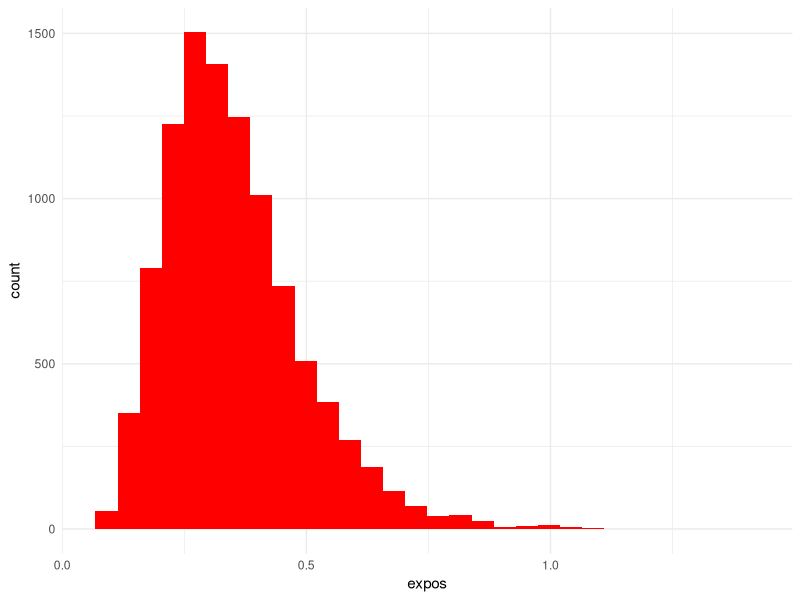
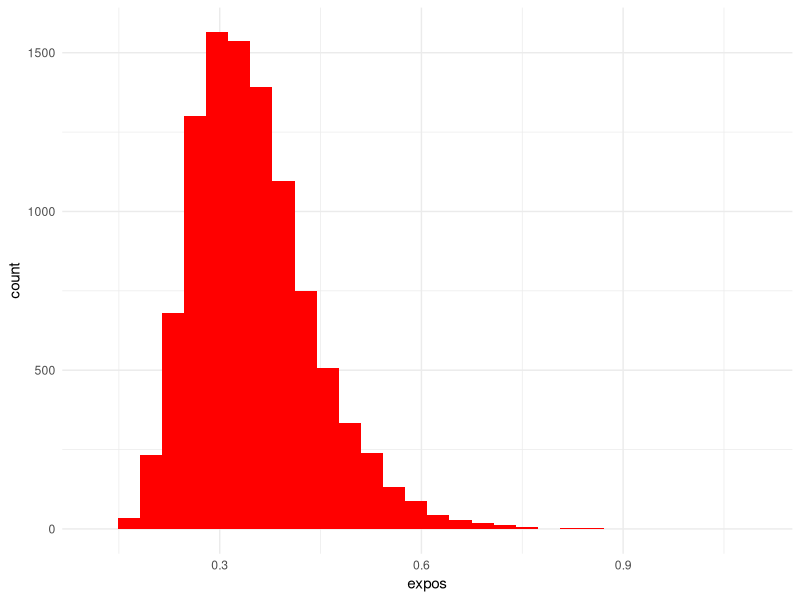
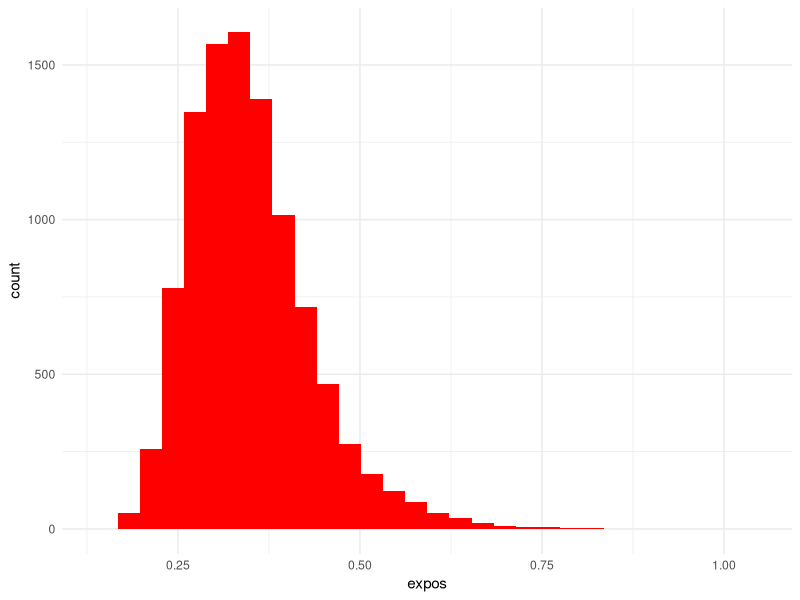
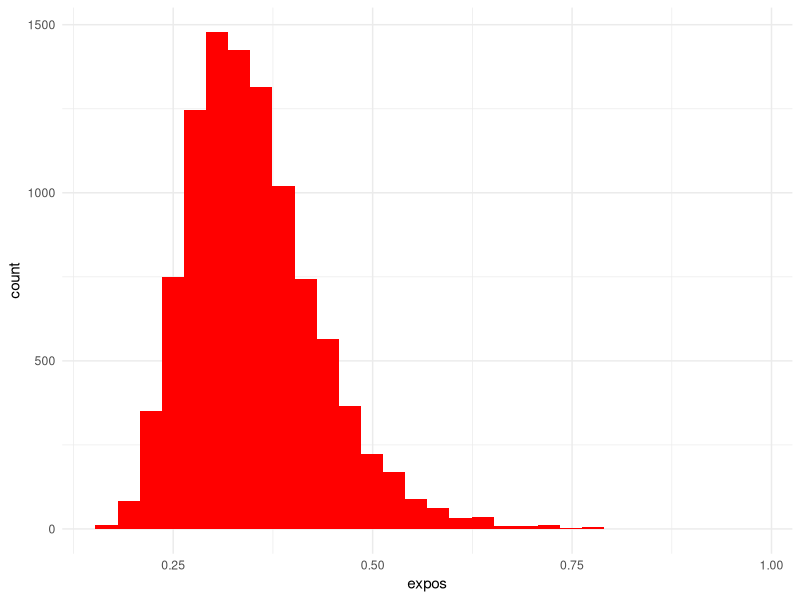
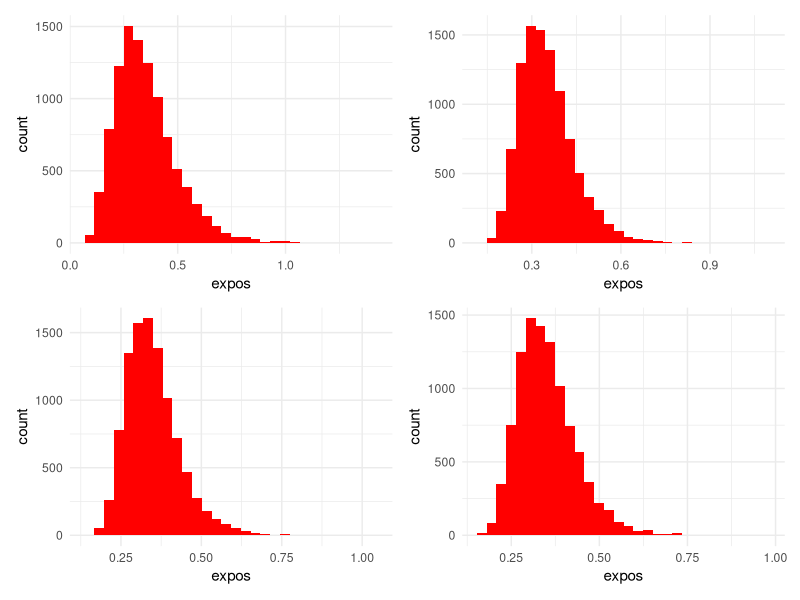

The R script that drew these images, in order: (Note: this script raises an error after producing the figures.)
## ---- chunk 1

library(dplyr)
library(ggplot2)
library(patchwork)
set.seed(12345)
## ---- chunk 2
m <- 20
n <- 10

results <- c()
for(i in 1:10000){
  Y <- sum(rexp(m, rate=1/15))
  X <- sum(rexp(n, rate=0.2))
  Te <- ((1/n)*X)/((1/m)*Y)
  results <- c(results, Te)
}

# convertimos en un dataframe para graficar en ggplot2
df <- data.frame(expos = results)
densidadexp10 <- ggplot(df) +
  geom_histogram(aes(x = expos), fill = "red", size = 1) +
  #stat_function(fun = dnorm, args = list(mean = 0, sd = 1)) +
  theme_minimal()
densidadexp10

                #para n=100
m <- 20
n <- 100

results <- c()
for(i in 1:10000){
  Y <- sum(rexp(m, rate=1/15))
  X <- sum(rexp(n, rate=0.2))
  Te <- ((1/n)*X)/((1/m)*Y)
  results <- c(results, Te)
}

# convertimos en un dataframe para graficar en ggplot2
df <- data.frame(expos = results)
densidadexp100 <- ggplot(df) +
  geom_histogram(aes(x = expos), fill = "red", size = 1) +
  #stat_function(fun = dnorm, args = list(mean = 0, sd = 1)) +
  theme_minimal()
densidadexp100


                #para n=1000
m <- 20
n <- 1000

results <- c()
for(i in 1:10000){
  Y <- sum(rexp(m, rate=1/15))
  X <- sum(rexp(n, rate=0.2))
  Te <- ((1/n)*X)/((1/m)*Y)
  results <- c(results, Te)
}

# convertimos en un dataframe para graficar en ggplot2
df <- data.frame(expos = results)
densidadexp1000 <- ggplot(df) +
  geom_histogram(aes(x = expos), fill = "red", size = 1) +
  #stat_function(fun = dnorm, args = list(mean = 0, sd = 1)) +
  theme_minimal()
densidadexp1000

                #para n=10000
m <- 20
n <- 10000
results <- c()
for(i in 1:10000){
  Y = sum(rexp(m, rate=1/15))
  X = sum(rexp(n, rate=0.2))
  Te <- ((1/n)*X)/((1/m)*Y)
  results <- c(results, Te)
}
# convertimos en un dataframe para graficar en ggplot2
df <- data.frame(expos = results)
densidadexp10000 <- ggplot(df) +
  geom_histogram(aes(x = expos), fill = "red", size = 1) +
  #stat_function(fun = dnorm, args = list(mean = 0, sd = 1)) +
  theme_minimal()
densidadexp10000

(densidadexp10 | densidadexp100) / (densidadexp1000 | densidadexp10000)
## ---- chunk 3
.
                    # para m=10
m <- 10
n <- 20
results <- c()
for(i in 1:10000){
  Y <- sum(rexp(m, rate=1/15))
  X <- sum(rexp(n, rate=0.2))
  Te <- ((1/n)*X)/((1/m)*Y)
  results <- c(results, Te)
}
# convertimos en un dataframe para graficar en ggplot2
df <- data.frame(expos = results)
densidadexp10 <- ggplot(df) +
  geom_histogram(aes(x = expos), fill = "red", size = 1) +
  #stat_function(fun = dnorm, args = list(mean = 0, sd = 1)) +
  theme_minimal()
densidadexp10

                    #para m=100
m <- 100
n <- 20

results <- c()
for(i in 1:10000){
  Y <- sum(rexp(m, rate=1/15))
  X <- sum(rexp(n, rate=0.2))
  Te <- ((1/n)*X)/((1/m)*Y)
  results <- c(results, Te)
}
# convertimos en un dataframe para graficar en ggplot2
df <- data.frame(expos = results)
densidadexp100 <- ggplot(df) +
  geom_histogram(aes(x = expos), fill = "red", size = 1) +
  #stat_function(fun = dnorm, args = list(mean = 0, sd = 1)) +
  theme_minimal()
densidadexp100


                    #para m=1000
m <- 1000
n <- 20

results <- c()
for(i in 1:10000){
  Y <- sum(rexp(m, rate=1/15))
  X <- sum(rexp(n, rate=0.2))
  Te <- ((1/n)*X)/((1/m)*Y)
  results <- c(results, Te)
}

# convertimos en un dataframe para graficar en ggplot2
df <- data.frame(expos = results)
densidadexp1000 <- ggplot(df) +
  geom_histogram(aes(x = expos), fill = "red", size = 1) +
  #stat_function(fun = dnorm, args = list(mean = 0, sd = 1)) +
  theme_minimal()
densidadexp1000

                    #para m=10000
m <- 10000
n <- 20
results <- c()
for(i in 1:10000){
  Y <- sum(rexp(m, rate=1/15))
  X <- sum(rexp(n, rate=0.2))
  Te <- ((1/n)*X)/((1/m)*Y)
  results <- c(results, Te)
}
# convertimos en un dataframe para graficar en ggplot2
df <- data.frame(expos = results)
densidadexp10000 <- ggplot(df) +
  geom_histogram(aes(x = expos), fill = "red", size = 1) +
  #stat_function(fun = dnorm, args = list(mean = 0, sd = 1)) +
  theme_minimal()
densidadexp10000

## ---- chunk 4
(densidadexp10 | densidadexp100) / (densidadexp1000 | densidadexp10000)
## ---- chunk 5

num_simulaciones <- 10000
U_n10 <- c()
U_n100 <- c()
U_n1000 <- c()
U_n10000 <- c()

n <- 10
for (i in 1:num_simulaciones){
  X <- rnorm(n, mean = 0, sd = 1)
  numerador <- sqrt(n) * sum(X)
  denominador <- sum(X^2)
  u <- numerador / denominador
  U_n10 <- c(U_n10,u)
}
n <- 100
for (i in 1:num_simulaciones){
  X <- rnorm(n, mean = 0, sd = 1)
  numerador <- sqrt(n) * sum(X)
  denominador <- sum(X^2)
  u <- numerador / denominador
  U_n100 <- c(U_n100,u)
}
n <- 1000
for (i in 1:num_simulaciones){
  X <- rnorm(n, mean = 0, sd = 1)
  numerador <- sqrt(n) * sum(X)
  denominador <- sum(X^2)
  u <- numerador / denominador
  U_n1000 <- c(U_n1000,u)
}
n <- 10000
for (i in 1:num_simulaciones){
  X <- rnorm(n, mean = 0, sd = 1)
  numerador <- sqrt(n) * sum(X)
  denominador <- sum(X^2)
  u <- numerador / denominador
  U_n10000 <- c(U_n10000,u)
}

df10 <- data.frame(U = U_n10)
media10 <- mean(df10$U)
desv_est10 <- sd(df10$U)

df100 <- data.frame(U = U_n100)
media100 <- mean(df100$U)
desv_est100 <- sd(df100$U)

df1000 <- data.frame(U = U_n1000)
media1000 <- mean(df1000$U)
desv_est1000 <- sd(df1000$U)

df10000 <- data.frame(U = U_n10000)
media10000 <- mean(df10000$U)
desv_est10000 <- sd(df10000$U)

grafica10 <- ggplot(df10, aes(x = U, y = after_stat(count)/sum(after_stat(count)))) + 
  geom_histogram(binwidth = 1, fill = "violet") +
  geom_vline(xintercept = media10, color = "red", linetype = "dashed") +
  geom_vline(xintercept = desv_est10, color = "blue", linetype = "dashed") +
  geom_vline(xintercept = -desv_est10, color = "blue", linetype = "dashed") +
  scale_x_continuous(limits = c(-75, 75))+
  labs(x = "U", 
       y = "fu()",
       subtitle = "n =10")+
  theme_light()
grafica10

grafica100 <- ggplot(df100, aes(x = U, y = after_stat(count)/sum(after_stat(count)))) + 
  geom_histogram(binwidth = 0.5, fill = "violet") +
  geom_vline(xintercept = media100, color = "red", linetype = "dashed") +
  geom_vline(xintercept = desv_est100, color = "blue", linetype = "dashed") +
  geom_vline(xintercept = -desv_est100, color = "blue", linetype = "dashed") +
  scale_x_continuous(limits = c(-75, 75))+
  labs(x = "U", 
       y = "fu()",
       subtitle = "n = 100")+
  theme_light()
grafica100

grafica1000 <- ggplot(df1000, aes(x = U, y = after_stat(count)/sum(after_stat(count)))) + 
  geom_histogram(binwidth = 0.3, fill = "violet") +
  geom_vline(xintercept = media1000, color = "red", linetype = "dashed") +
  geom_vline(xintercept = desv_est1000, color = "blue", linetype = "dashed") +
  geom_vline(xintercept = -desv_est1000, color = "blue", linetype = "dashed") +
  scale_x_continuous(limits = c(-75, 75)) +
  labs(x = "U", 
       y = "fu()",
       subtitle = "n = 1000")+
  theme_light()
grafica1000

grafica10000 <- ggplot(df10000, aes(x = U, y = after_stat(count)/sum(after_stat(count)))) + 
  geom_histogram(binwidth = 0.1, fill = "violet") +
  geom_vline(xintercept = media10000, color = "red", linetype = "dashed") +
  geom_vline(xintercept = desv_est10000, color = "blue", linetype = "dashed") +
  geom_vline(xintercept = -desv_est10000, color = "blue", linetype = "dashed") +
  scale_x_continuous(limits = c(-75, 75)) +
  labs(x = "U", 
       y = "fu()",
       subtitle = "n = 10000")+
  theme_light()
grafica10000

(grafica10 | grafica100) / (grafica1000 | grafica10000)
## ---- chunk 6


num_simulaciones <- 10000
U_n10 <- c()
U_n100 <- c()
U_n1000 <- c()
U_n10000 <- c()

for (i in 1:num_simulaciones){
  X = runif(10,0,5)
  u <- max(X)-5
  U_n10 <- c(U_n10,u)
}
for (i in 1:num_simulaciones){
  X = runif(100,0,5)
  u <- max(X)-5
  U_n100 <- c(U_n100,u)
}
for (i in 1:num_simulaciones){
  X = runif(1000,0,5)
  u <- max(X)-5
  U_n1000 <- c(U_n1000,u)
}
for (i in 1:num_simulaciones){
  X = runif(10000,0,5)
  u <- max(X)-5
  U_n10000 <- c(U_n10000,u)
}

df10 <- data.frame(U = U_n10)
media10 <- mean(df10$U)
desv_est10 <- sd(df10$U)

df100 <- data.frame(U = U_n100)
media100 <- mean(df100$U)
desv_est100 <- sd(df100$U)

df1000 <- data.frame(U = U_n1000)
media1000 <- mean(df1000$U)
desv_est1000 <- sd(df1000$U)

df10000 <- data.frame(U = U_n10000)
media10000 <- mean(df10000$U)
desv_est10000 <- sd(df10000$U)

grafica10 <- ggplot(df10, aes(x = U, y = after_stat(count)/sum(after_stat(count)))) + 
  geom_histogram(binwidth = 0.4, fill = "lightgreen") +
  geom_vline(xintercept = media10, color = "red", linetype = "dashed") +
  geom_vline(xintercept = desv_est10, color = "lightblue", linetype = "dashed") +
  geom_vline(xintercept = -desv_est10, color = "lightblue", linetype = "dashed") +
  scale_x_continuous(limits = c(-3, 3))+
  labs(x = "U", 
       y = "fu()",
       subtitle = "n =10")+
  theme_light()
grafica10

grafica100 <- ggplot(df100, aes(x = U, y = after_stat(count)/sum(after_stat(count)))) + 
  geom_histogram(binwidth = 0.1, fill = "lightgreen") +
  geom_vline(xintercept = media100, color = "red", linetype = "dashed") +
  geom_vline(xintercept = desv_est100, color = "lightblue", linetype = "dashed") +
  geom_vline(xintercept = -desv_est100, color = "lightblue", linetype = "dashed") +
  scale_x_continuous(limits = c(-1, 1))+
  labs(x = "U", 
       y = "fu()",
       subtitle = "n = 100")+
  theme_light()
grafica100

grafica1000 <- ggplot(df1000, aes(x = U, y = after_stat(count)/sum(after_stat(count)))) + 
  geom_histogram(binwidth = 0.01, fill = "lightgreen") +
  geom_vline(xintercept = media1000, color = "red", linetype = "dashed") +
  geom_vline(xintercept = desv_est1000, color = "lightblue", linetype = "dashed") +
  geom_vline(xintercept = -desv_est1000, color = "lightblue", linetype = "dashed") +
  scale_x_continuous(limits = c(-0.5, 0.5)) +
  labs(x = "U", 
       y = "fu()",
       subtitle = "n = 1000")+
  theme_light()
grafica1000

grafica10000 <- ggplot(df10000, aes(x = U, y = after_stat(count)/sum(after_stat(count)))) + 
  geom_histogram(binwidth = 0.001, fill = "lightgreen") +
  geom_vline(xintercept = media10000, color = "red", linetype = "dashed") +
  geom_vline(xintercept = desv_est10000, color = "lightblue", linetype = "dashed") +
  geom_vline(xintercept = -desv_est10000, color = "lightblue", linetype = "dashed") +
  scale_x_continuous(limits = c(-0.1, 0.1)) +
  labs(x = "U", 
       y = "fu()",
       subtitle = "n = 10000")+
  theme_light()
grafica10000

(grafica10 | grafica100) / (grafica1000 | grafica10000)
## ---- chunk 7
                    # para 100 simulaciones
caras_del_dado <- 1:6
num_dados <- 3
num_sim <- 100000

vector_simuls <- c()
for(i in 1:num_sim){
  simulacion <- sample(x = caras_del_dado, size = num_dados, replace = TRUE)
  valor_simulacion <- sum(simulacion)
  vector_simuls <- c(vector_simuls,valor_simulacion)
}

df <- data.frame(suma = vector_simuls[1:100])
grafica1 <- df %>% ggplot() +
  geom_histogram(aes(x = suma,
                     y=..count../sum(..count..)),
                 size=1, fill = "purple") +
  ggtitle("Densidad de la suma n=100") +
  ylab("f") + xlab("suma") + theme_light()
grafica1

                    # para 1000 simulaciones
df <- data.frame(suma = vector_simuls[1:1000])
grafica2 <- df %>% ggplot() +
  geom_histogram(aes(x = suma,
                     y=..count../sum(..count..)),
                 size=1, fill = "purple") +
  ggtitle("Densidad de la suma n=1000") +
  ylab("f") + xlab("suma") + theme_light()
grafica2

                    # para 10000 (diezmil) simulaciones
df <- data.frame(suma = vector_simuls[1:10000])
grafica3 <- df %>% ggplot() +
  geom_histogram(aes(x = suma,
                     y=..count../sum(..count..)),
                 size=1, fill = "purple") +
  ggtitle("Densidad de la suma n=10000") +
  ylab("f") + xlab("suma") + theme_light()
grafica3

                    #para 100000 (cienmil) simulaciones
df <- data.frame(suma = vector_simuls)
grafica4 <- df %>% ggplot() +
  geom_histogram(aes(x = suma,
                     y=..count../sum(..count..)),
                 size=1, fill = "purple") +
  ggtitle("Densidad de la suma n=100000") +
  ylab("f") + xlab("suma") + theme_light()
grafica4


## ---- chunk 8
(grafica1 | grafica2) / (grafica3 | grafica4)
## ---- chunk 9
simuls_satisfacen <- vector_simuls <= 3
probabilidades_estimadas <- c()
for(i in 10:length(simuls_satisfacen)){
  satisfacen <- simuls_satisfacen[1:i]
  proba_estimada <- sum(satisfacen)/length(satisfacen)
  probabilidades_estimadas <- c(probabilidades_estimadas, proba_estimada)
}
df_probas <- data.frame(n = 10:length(simuls_satisfacen),
                        probabilidades = probabilidades_estimadas)
df_probas %>% ggplot() +
  geom_line(aes(x = n, y = probabilidades)) +
  theme_light()
## ---- chunk 10

bolas <- 1:7
fuera <- 2

num_simulaciones <- 100000
vec_sumas <- c()
for(i in 1:num_simulaciones){
  bolas_sacadas <- sample(x = bolas, size = fuera, replace = FALSE)
  suma <- sum(bolas_sacadas)
  vec_sumas <- c(vec_sumas, suma)
}

df100 <- data.frame(suma = vec_sumas[1:100])
df1000 <- data.frame(suma = vec_sumas[1:1000])
df10000 <- data.frame(suma = vec_sumas[1:10000])
df100000 <- data.frame(suma = vec_sumas)

grafica100 <- ggplot(df100)+ 
  geom_histogram(aes(x = suma, y = after_stat(count)/sum(after_stat(count))),
                 binwidth = 0.5,linewidth=1, fill = "lightblue")+
  labs(x = "suma", 
       y = "f.m.p.",
       subtitle = "n=100")+ 
  theme_light()
grafica100

grafica1000 <- ggplot(df1000)+ 
  geom_histogram(aes(x = suma, y = after_stat(count)/sum(after_stat(count))),
                 binwidth = 0.5,linewidth=1, fill = "lightblue")+ 
  labs(x = "suma", 
       y = "f.m.p.",
       subtitle = "n=1000")+ 
  theme_light()
grafica1000

grafica10000 <- ggplot(df10000)+ 
  geom_histogram(aes(x = suma, y = after_stat(count)/sum(after_stat(count))),
                 binwidth = 0.5,linewidth=1, fill = "lightblue")+ 
  labs(x = "suma", 
       y = "f.m.p.",
       subtitle = "n=10000")+ 
  theme_light()
grafica10000

grafica100000 <- ggplot(df100000)+ 
  geom_histogram(aes(x = suma, y = after_stat(count)/sum(after_stat(count))),
                 binwidth = 0.5,linewidth=1, fill = "lightblue")+ 
  labs(x = "suma", 
       y = "f.m.p.",
       subtitle = "n=100000")+ 
  theme_light()
grafica100000

## ---- chunk 11
(grafica100 | grafica1000) / (grafica10000 | grafica100000)
## ---- chunk 12
probabilidades <- c()
for(i in 1:length(vec_sumas)){
  suma_menores_igual_10 <- sum(vec_sumas[1:i] <= 10)
  suma_total <- length(vec_sumas[1:i])
  probabilidad <- suma_menores_igual_10 / suma_total
  probabilidades <- c(probabilidades,probabilidad)
}

df_probas <- data.frame(num_simulaciones = 1:length(vec_sumas),
                        probabilidades = probabilidades)

grafica_distribucion_10 <- ggplot(df_probas) +
  geom_line(aes(x=num_simulaciones,y = probabilidades),color="blue") +
  labs(x = "probabilidad", 
       y = "número de simulaciones",
       title = "P(X<=10)") + 
  theme_light()
grafica_distribucion_10
## ---- chunk 13
bolas_tot <- 1:7
bolas_fuera <- 2
n <- 100000
vec_sumas <- c()
for(i in 1:n){
  extr <- sample(x = bolas_tot ,size = bolas_fuera , replace = TRUE)
  bolas_suma <- sum(extr)
  vec_sumas <- c(vec_sumas, bolas_suma)
}

df1 <- data.frame(suma=vec_sumas[1:100])
df2 <- data.frame(suma=vec_sumas[1:1000])
df3 <- data.frame(suma=vec_sumas[1:10000])
df4 <- data.frame(suma=vec_sumas)

grafica1 <- ggplot(df1)+
  geom_histogram(aes(x=suma,y=after_stat(count)/sum(after_stat(count))),
                 fill="blue",binwidth = 0.5)+
  labs(subtitle="n=100",
       x="suma",
       y="f()")+
  theme_light()
grafica1
grafica2 <- ggplot(df2)+
  geom_histogram(aes(x=suma,y=after_stat(count)/sum(after_stat(count))),
                 fill="blue",binwidth = 0.5)+
  labs(subtitle="n=1000",
       x="suma",
       y="f()")+
  theme_light()
grafica2
grafica3 <- ggplot(df3)+
  geom_histogram(aes(x=suma,y=after_stat(count)/sum(after_stat(count))),
                 fill="blue",binwidth = 0.5)+
  labs(subtitle="n=10000",
       x="suma",
       y="f()")+
  theme_light()
grafica3
grafica4 <- ggplot(df4)+
  geom_histogram(aes(x=suma,y=after_stat(count)/sum(after_stat(count))),
                 fill="blue",binwidth = 0.5)+
  labs(subtitle="n=100000",
       x="suma",
       y="f()")+
  theme_light()
grafica4
## ---- chunk 14
(grafica1|grafica2)/(grafica3|grafica4)
## ---- chunk 15
probabilidades <- c()
for(i in 1:length(vec_sumas)){
  suma_menores_igual_10 <- sum(vec_sumas[1:i] <= 10)
  suma_total <- length(vec_sumas[1:i])
  probabilidad <- suma_menores_igual_10 / suma_total
  probabilidades <- c(probabilidades,probabilidad)
}

df_probas <- data.frame(num_simulaciones = 1:length(vec_sumas),
                        probabilidades = probabilidades)

grafica_distribucion_10 <- ggplot(df_probas) +
  geom_line(aes(x=num_simulaciones,y = probabilidades),color="blue") +
  labs(y = "probabilidad", 
       x = "número de simulaciones",
       title = "P(X<=10)") + 
  theme_light()
grafica_distribucion_10
## ---- chunk 16
num_estudiantes <- 50
cu_estudiantes <- 1:50

num_simulaciones <- 100000
correctos <- c()
for(i in 1:num_simulaciones){
  orden_cu <- sample(x = cu_estudiantes, size = num_estudiantes, replace= FALSE)
  orden_alumnos <- sample(x = cu_estudiantes, size = num_estudiantes, replace = FALSE)
  orden_suma <- sum(orden_alumnos == orden_cu)
  correctos <- c(correctos, orden_suma)
}

df100 <- data.frame(correcto = correctos[1:100])
df1000 <- data.frame(correcto = correctos[1:1000])
df10000 <- data.frame(correcto = correctos[1:10000])
df100000 <- data.frame(correcto = correctos)

grafica100 <- ggplot(df100)+ 
  geom_histogram(aes(x = correcto, y = after_stat(count)/sum(after_stat(count))),
                 binwidth = 0.5,linewidth=1, fill = "lightpink")+
  labs(x = "cu correctos", 
       y = "f.m.p.",
       subtitle = "n=100")+ 
  theme_light()
grafica100

grafica1000 <- ggplot(df1000)+ 
  geom_histogram(aes(x = correcto, y = after_stat(count)/sum(after_stat(count))),
                 binwidth = 0.5, linewidth=1, fill = "lightpink")+ 
  labs(x = "cu correctos", 
       y = "f.m.p.",
       subtitle = "n=1000")+ 
  theme_light()
grafica1000

grafica10000 <- ggplot(df10000)+ 
  geom_histogram(aes(x = correcto, y = after_stat(count)/sum(after_stat(count))),
                 binwidth = 0.5,linewidth=1, fill = "lightpink")+ 
  labs(x = "cu correctos", 
       y = "f.m.p.",
       subtitle = "n=10000")+ 
  theme_light()
grafica10000

grafica100000 <- ggplot(df100000)+ 
  geom_histogram(aes(x = correcto, y = after_stat(count)/sum(after_stat(count))),
                 binwidth = 0.5, linewidth=1, fill = "lightpink")+ 
  labs(x = "cu correctos", 
       y = "f.m.p.",
       subtitle = "n=100000")+ 
  theme_light()
grafica100000
## ---- chunk 17
(grafica100 | grafica1000) / (grafica10000 | grafica100000)
## ---- chunk 18
probabilidades <- c()
for(i in 1:length(correctos)){
  suma_menores_igual_15 <- sum(correctos[1:i] <= 15)
  suma_total <- length(correctos[1:i])
  probabilidad <- suma_menores_igual_15 / suma_total
  probabilidades <- c(probabilidades,probabilidad)
}

df_probas <- data.frame(num_simulaciones = 1:length(correctos),
                        probabilidades = probabilidades)

grafica_distribucion_15 <- ggplot(df_probas) +
  geom_line(aes(x=num_simulaciones, y = probabilidades),color="blue") +
  labs(x = "probabilidad", 
       y = "número de simulaciones",
       title = "P(X<=15)") + 
  theme_light()
grafica_distribucion_15
## ---- chunk 19
library(ggplot2)
simular_N <- function() {
  suma <- 0
  N <- 0
  while (suma < 1) {
    suma <- suma + runif(1)
    N <- N + 1
  }
  return(N)
}

n <- 100000
resultados <- c()
for(i in 1:n){
  N <- simular_N()
  resultados <- c(resultados, N)
}

df1 <- data.frame(suma = resultados[1:100])
df2 <- data.frame(suma = resultados[1:1000])
df3 <- data.frame(suma = resultados[1:10000])
df4 <- data.frame(suma = resultados)

grafica1 <- ggplot(df1)+
  geom_histogram(aes(x=suma,y=after_stat(count)/sum(after_stat(count))),
                 fill="blue",binwidth = 0.5)+
  labs(subtitle="n=100",
       x="suma",
       y="f()")+
  theme_light()
grafica1

grafica2 <- ggplot(df2)+
  geom_histogram(aes(x=suma,y=after_stat(count)/sum(after_stat(count))),
                 fill="blue",binwidth = 0.5)+
  labs(subtitle="n=1000",
       x="suma",
       y="f()")+
  theme_light()
grafica2

grafica3 <- ggplot(df3)+
  geom_histogram(aes(x=suma,y=after_stat(count)/sum(after_stat(count))),
                 fill="blue",binwidth = 0.5)+
  labs(subtitle="n=10000",
       x="suma",
       y="f()")+
  theme_light()
grafica3

grafica4 <- ggplot(df4)+
  geom_histogram(aes(x=suma,y=after_stat(count)/sum(after_stat(count))),
                 fill="blue",binwidth = 0.5)+
  labs(subtitle="n=100000",
       x="suma",
       y="f()")+
  theme_light()
grafica4
## ---- chunk 20
(grafica1|grafica2)/(grafica3|grafica4)
## ---- chunk 21
unique(resultados)
esperanzas <- c()
for(i in 1:length(resultados)){
  esperanza <- mean(resultados[1:i])
  esperanzas <- c(esperanzas, esperanza)
}

df_esperanzas <- data.frame(num_simulaciones = 1:length(resultados),
                        esperanza = esperanzas)

grafica_distribucion_esperanza <- ggplot(df_esperanzas) +
  geom_line(aes(x=num_simulaciones,y = esperanza),color="blue") +
  labs(y = "esperanzas", 
       x = "número de simulaciones",
       title = "Esperanza") + 
  theme_light()
grafica_distribucion_esperanza
## ---- chunk 22

num_simulaciones <- 1000

estadisticos_de_orden <- c()
for (i in 1:num_simulaciones){
  muestra_aleatoria = runif(100,0,1)
  ordenados <- sort(muestra_aleatoria,decreasing = FALSE)
  estadisticos_de_orden <- rbind(estadisticos_de_orden,ordenados)
}
segundos_estadisticos_100 <- estadisticos_de_orden[,2]

estadisticos_de_orden <- c()
for (i in 1:num_simulaciones){
  muestra_aleatoria = runif(250,0,1)
  ordenados <- sort(muestra_aleatoria,decreasing = FALSE)
  estadisticos_de_orden <- rbind(estadisticos_de_orden,ordenados)
}
segundos_estadisticos_250 <- estadisticos_de_orden[,2]

estadisticos_de_orden <- c()
for (i in 1:num_simulaciones){
  muestra_aleatoria = runif(500,0,1)
  ordenados <- sort(muestra_aleatoria,decreasing = FALSE)
  estadisticos_de_orden <- rbind(estadisticos_de_orden,ordenados)
}
segundos_estadisticos_500 <- estadisticos_de_orden[,2]

estadisticos_de_orden <- c()
for (i in 1:num_simulaciones){
  muestra_aleatoria = runif(1000,0,1)
  ordenados <- sort(muestra_aleatoria,decreasing = FALSE)
  estadisticos_de_orden <- rbind(estadisticos_de_orden,ordenados)
}
segundos_estadisticos_1000 <- estadisticos_de_orden[,2]

df100 <- data.frame(segundos_estadisticos = segundos_estadisticos_100)
df250 <- data.frame(segundos_estadisticos = segundos_estadisticos_250)
df500 <- data.frame(segundos_estadisticos = segundos_estadisticos_500)
df1000 <- data.frame(segundos_estadisticos = segundos_estadisticos_1000)

grafica100 <- ggplot(df100)+ 
  geom_histogram(aes(x = segundos_estadisticos, y = after_stat(count)/sum(after_stat(count))),
                 linewidth=1, fill = "lightgreen")+
  labs(x = "segundos estadísticos", 
       y = "f()", 
       subtitle = "n=100")+ 
  theme_light()
grafica100

grafica250 <- ggplot(df250)+ 
  geom_histogram(aes(x = segundos_estadisticos, y = after_stat(count)/sum(after_stat(count))),
                 linewidth=1, fill = "lightgreen")+
  labs(x = "segundos estadísticos", 
       y = "f()",
       subtitle = "n=250")+ 
  theme_light()
grafica250

grafica500 <- ggplot(df500)+ 
  geom_histogram(aes(x = segundos_estadisticos, y = after_stat(count)/sum(after_stat(count))),
                 linewidth=1, fill = "lightgreen")+
  labs(x = "segundos estadísticos", 
       y = "f()",
       subtitle = "n=500")+ 
  theme_light()
grafica500

grafica1000 <- ggplot(df1000)+ 
  geom_histogram(aes(x = segundos_estadisticos, y = after_stat(count)/sum(after_stat(count))),
                 linewidth=1, fill = "lightgreen")+
  labs(x = "segundos estadísticos", 
       y = "f()",
       subtitle = "n=1000")+ 
  theme_light()
grafica1000
## ---- chunk 23
(grafica100 | grafica250) / (grafica500 | grafica1000)
## ---- chunk 24
dfbeta <- data.frame(dist_beta = rbeta(1000,2,999))

grafica_beta <- ggplot(dfbeta)+ 
  geom_histogram(aes(x = dist_beta, y = after_stat(count)/sum(after_stat(count))),
                 linewidth=1, fill = "lightgreen")+
  labs(x = "x", 
       y = "f()",
       subtitle = "n = 1000")+ 
  theme_light()
grafica_beta

(grafica1000 | grafica_beta)
## ---- chunk 25
num_simulaciones <- 1000
n <- 100
estadisticos <- c()
for (i in 1:num_simulaciones) {
  muestra_aleatorio = runif(n,-1, 1)
  ordenados <- sort(muestra_aleatorio, decreasing = FALSE)
  estadisticos <- rbind(estadisticos,ordenados)
}
mediana_muestral_100 <- 0.5 * (estadisticos[, n/2] + estadisticos[, (n/2)+1])

n <- 250
estadisticos <- c()
for (i in 1:num_simulaciones) {
  muestra_aleatorio = runif(n,-1, 1)
  ordenados <- sort(muestra_aleatorio, decreasing = FALSE)
  estadisticos <- rbind(estadisticos,ordenados)
}
mediana_muestral_250 <- 0.5 * (estadisticos[, n/2] + estadisticos[, (n/2)+1])

n <- 500
estadisticos <- c()
for (i in 1:num_simulaciones) {
  muestra_aleatorio = runif(n,-1, 1)
  ordenados <- sort(muestra_aleatorio, decreasing = FALSE)
  estadisticos <- rbind(estadisticos,ordenados)
}
mediana_muestral_500 <- 0.5 * (estadisticos[, n/2] + estadisticos[, (n/2)+1])

n <- 1000
estadisticos <- c()
for (i in 1:num_simulaciones) {
  muestra_aleatorio = runif(n,-1, 1)
  ordenados <- sort(muestra_aleatorio, decreasing = FALSE)
  estadisticos <- rbind(estadisticos,ordenados)
}
mediana_muestral_1000 <- 0.5 * (estadisticos[, n/2] + estadisticos[, (n/2)+1])

df100 <- data.frame(mediana = mediana_muestral_100)
df250 <- data.frame(mediana = mediana_muestral_250)
df500 <- data.frame(mediana = mediana_muestral_500)
df1000 <- data.frame(mediana = mediana_muestral_1000)
## ---- chunk 26
grafica100 <- ggplot(df100) +
  geom_histogram(aes(x = mediana, y=after_stat(count)/sum(after_stat(count))), 
                 bins = 30, fill = "skyblue") +
  labs(subtitle = "n = 100",
       x = "Mediana muestral",
       y = "f()") +
  theme_light()
grafica100

grafica250 <- ggplot(df250) +
  geom_histogram(aes(x = mediana, y=after_stat(count)/sum(after_stat(count))), 
                 bins = 30, fill = "skyblue") +
  labs(subtitle = "n = 250",
       x = "Mediana muestral",
       y = "f()") +
  theme_light()
grafica250

grafica500 <- ggplot(df500) +
  geom_histogram(aes(x = mediana, y=after_stat(count)/sum(after_stat(count))), 
                 bins = 30, fill = "skyblue") +
  labs(subtitle = "n = 500",
       x = "Mediana muestral",
       y = "f()") +
  theme_light()
grafica500

grafica1000 <- ggplot(df1000) +
  geom_histogram(aes(x = mediana, y=after_stat(count)/sum(after_stat(count))), 
                 bins = 30, fill = "skyblue") +
  labs(subtitle = "n = 1000",
       x = "Mediana muestral",
       y = "f()") +
  theme_light()
grafica1000
## ---- chunk 27
(grafica100|grafica250)/(grafica500|grafica1000)
## ---- chunk 28
              # para n = 100
n <- 999
a <- -1
b <- 1
esperanza <- (a + b)/2
varianza <- ((b-a)^2)/12
simulaciones <- replicate(100, {
  x_iguales = runif(n, min=a, max=b)
  x_ultima = runif(1, min=200, max=300)
  x_total <- c(x_iguales, x_ultima)
  Xbarra <- mean(x_total)
  #(Xbarra - esperanza) / sqrt(varianza/n)
})
df_simuls <- data.frame(simulaciones = simulaciones)
densidad1 <- df_simuls %>% ggplot() +
  geom_density(aes(x = simulaciones), color = "orange", size = 1) +
  #stat_function(fun = dnorm, args = list(mean = 0, sd = 1), color = "red", size = 1) +
  theme_minimal()
densidad1

                    # para n = 1000
n <- 999
a <- -1
b <- 1
esperanza <- (a + b)/2
varianza <- ((b-a)^2)/12
simulaciones <- replicate(1000, {
  x_iguales = runif(n, min=a, max=b)
  x_ultima = runif(1, min=200, max=300)
  x_total <- c(x_iguales, x_ultima)
  Xbarra <- mean(x_total)
  #(Xbarra - esperanza) / sqrt(varianza/n)
})
df_simuls <- data.frame(simulaciones = simulaciones)
densidad2 <- df_simuls %>% ggplot() +
  geom_density(aes(x = simulaciones), color = "orange", size = 1) +
  #stat_function(fun = dnorm, args = list(mean = 0, sd = 1), color = "red", size = 1) +
  theme_minimal()
densidad2

                    # para n = 10000 (diezmil)
n <- 999
a <- -1
b <- 1
esperanza <- (a + b)/2
varianza <- ((b-a)^2)/12
simulaciones <- replicate(10000, {
  x_iguales = runif(n, min=a, max=b)
  x_ultima = runif(1, min=200, max=300)
  x_total <- c(x_iguales, x_ultima)
  Xbarra <- mean(x_total)
  #(Xbarra - esperanza) / sqrt(varianza/n)
})
df_simuls <- data.frame(simulaciones = simulaciones)
densidad3 <- df_simuls %>% ggplot() +
  geom_density(aes(x = simulaciones), color = "orange", size = 1) +
  #stat_function(fun = dnorm, args = list(mean = 0, sd = 1), color = "red", size = 1) +
  theme_minimal()
densidad3

                    # para n = 100000 (cienmil)
n <- 999
a <- -1
b <- 1
esperanza <- (a + b)/2
varianza <- ((b-a)^2)/12
simulaciones <- replicate(100000, {
  x_iguales = runif(n, min=a, max=b)
  x_ultima = runif(1, min=200, max=300)
  x_total <- c(x_iguales, x_ultima)
  Xbarra <- mean(x_total)
  #(Xbarra - esperanza) / sqrt(varianza/n)
})
df_simuls <- data.frame(simulaciones = simulaciones)
densidad4 <- df_simuls %>% ggplot() +
  geom_density(aes(x = simulaciones), color = "orange", size = 1) +
  #stat_function(fun = dnorm, args = list(mean = 0, sd = 1), color = "red", size = 1) +
  theme_minimal()
densidad4
## ---- chunk 29
    # Juntamos las 4 gráficas
(densidad1 | densidad2) / (densidad3 | densidad4)
## ---- chunk 30
num_simulaciones <- 1000

n <- 100
estadisticos <- c()
for (i in 1:num_simulaciones) {
  muestra_aleatorio = rexp(n,1)
  ordenados <- sort(muestra_aleatorio, decreasing = FALSE)
  estadisticos <- rbind(estadisticos,ordenados)
}
mediana_muestral_100 <- 0.5 * (estadisticos[, n/2] + estadisticos[, (n/2)+1])

n <- 250
estadisticos <- c()
for (i in 1:num_simulaciones) {
  muestra_aleatorio = rexp(n, 1)
  ordenados <- sort(muestra_aleatorio, decreasing = FALSE)
  estadisticos <- rbind(estadisticos,ordenados)
}
mediana_muestral_250 <- 0.5 * (estadisticos[, n/2] + estadisticos[, (n/2)+1])

n <- 500
estadisticos <- c()
for (i in 1:num_simulaciones) {
  muestra_aleatorio = rexp(n, 1)
  ordenados <- sort(muestra_aleatorio, decreasing = FALSE)
  estadisticos <- rbind(estadisticos,ordenados)
}
mediana_muestral_500 <- 0.5 * (estadisticos[, n/2] + estadisticos[, (n/2)+1])

n <- 1000
estadisticos <- c()
for (i in 1:num_simulaciones) {
  muestra_aleatorio = rexp(n, 1)
  ordenados <- sort(muestra_aleatorio, decreasing = FALSE)
  estadisticos <- rbind(estadisticos,ordenados)
}
mediana_muestral_1000 <- 0.5 * (estadisticos[, n/2] + estadisticos[, (n/2)+1])

df100 <- data.frame(mediana = mediana_muestral_100)
df250 <- data.frame(mediana = mediana_muestral_250)
df500 <- data.frame(mediana = mediana_muestral_500)
df1000 <- data.frame(mediana = mediana_muestral_1000)

grafica100 <- ggplot(df100) +
  geom_histogram(aes(x = mediana, y=after_stat(count)/sum(after_stat(count))), 
                 bins = 30, fill = "skyblue") +
  labs(subtitle = "n = 100",
       x = "Mediana muestral",
       y = "f()") +
  theme_light()
grafica100

grafica250 <- ggplot(df250) +
  geom_histogram(aes(x = mediana, y=after_stat(count)/sum(after_stat(count))), 
                 bins = 30, fill = "skyblue") +
  labs(subtitle = "n = 250",
       x = "Mediana muestral",
       y = "f()") +
  theme_light()
grafica250

grafica500 <- ggplot(df500) +
  geom_histogram(aes(x = mediana, y=after_stat(count)/sum(after_stat(count))), 
                 bins = 30, fill = "skyblue") +
  labs(subtitle = "n = 500",
       x = "Mediana muestral",
       y = "f()") +
  theme_light()
grafica500

grafica1000 <- ggplot(df1000) +
  geom_histogram(aes(x = mediana, y=after_stat(count)/sum(after_stat(count))), 
                 bins = 30, fill = "skyblue") +
  labs(subtitle = "n = 1000",
       x = "Mediana muestral",
       y = "f()") +
  theme_light()
grafica1000
## ---- chunk 31
(grafica100|grafica250)/(grafica500|grafica1000)
## ---- chunk 32
num_simulaciones <- 10000

promedio_aritmetico_100 <- c()
for (i in 1:num_simulaciones){
  muestra_aleatoria = rt(n=100,df=1)
  media_arit <- (1/100)*sum(muestra_aleatoria)
  promedio_aritmetico_100 <- c(promedio_aritmetico_100, media_arit)
}

promedio_aritmetico_1000 <- c()
for (i in 1:num_simulaciones){
  muestra_aleatoria = rt(n=1000,df=1)
  media_arit <- (1/1000)*sum(muestra_aleatoria)
  promedio_aritmetico_1000 <- c(promedio_aritmetico_1000, media_arit)
}

promedio_aritmetico_10000 <- c()
for (i in 1:num_simulaciones){
  muestra_aleatoria = rt(n=10000,df=1)
  media_arit <- (1/10000)*sum(muestra_aleatoria)
  promedio_aritmetico_10000 <- c(promedio_aritmetico_10000, media_arit)
}

promedio_aritmetico_100000 <- c()
for (i in 1:num_simulaciones){
  muestra_aleatoria = rt(n=100000,df=1)
  media_arit <- (1/100000)*sum(muestra_aleatoria)
  promedio_aritmetico_100000 <- c(promedio_aritmetico_100000, media_arit)
}

df100 <- data.frame(promedio_aritmetico = promedio_aritmetico_100)
df1000 <- data.frame(promedio_aritmetico = promedio_aritmetico_1000)
df10000 <- data.frame(promedio_aritmetico = promedio_aritmetico_10000)
df100000 <- data.frame(promedio_aritmetico = promedio_aritmetico_100000)

grafica100 <- ggplot(df100, aes(x = promedio_aritmetico, y = after_stat(count)/sum(after_stat(count)))) + 
  geom_histogram(binwidth = 0.3, fill = "#B8B8FF") +
  scale_x_continuous(limits = c(-100, 100))+
  scale_y_continuous(limits = c(0,0.10))+
  labs(x = "promedio aritmético", 
       y = "f()",
       subtitle = "n =100")+
  theme_light() +
  scale_size()
grafica100

grafica1000 <- ggplot(df1000, aes(x = promedio_aritmetico, y = after_stat(count)/sum(after_stat(count)))) + 
  geom_histogram(binwidth = 0.3, fill = "#B8B8FF") +
  scale_x_continuous(limits = c(-100, 100))+
  scale_y_continuous(limits = c(0,0.10))+
  labs(x = "promedio aritmético", 
       y = "f()",
       subtitle = "n = 1000")+
  theme_light()
grafica1000

grafica10000 <- ggplot(df10000, aes(x = promedio_aritmetico, y = after_stat(count)/sum(after_stat(count)))) + 
  geom_histogram(binwidth = 0.3, fill = "#B8B8FF") +
  scale_x_continuous(limits = c(-100, 100))+
  scale_y_continuous(limits = c(0,0.10))+
  labs(x = "promedio aritmético", 
       y = "f()",
       subtitle = "n = 10000") +
  theme_light()
grafica10000

grafica100000 <- ggplot(df100000, aes(x = promedio_aritmetico, y = after_stat(count)/sum(after_stat(count)))) + 
  geom_histogram(binwidth = 0.3, fill = "#B8B8FF") +
  scale_x_continuous(limits = c(-100, 100))+
  scale_y_continuous(limits = c(0,0.11)) +
  labs(x = "promedio aritmético", 
       y = "f()",
       subtitle = "n = 100000") +
  theme_light()
grafica100000
## ---- chunk 33
(grafica100 | grafica1000) / (grafica10000 | grafica100000)
## ---- chunk 34
dft_100000 <- data.frame(dist_t_100000 = rt(n=100000,df=1))

grafica_t <- ggplot(dft_100000)+ 
  geom_histogram(aes(x = dist_t_100000, y = after_stat(count)/sum(after_stat(count))),
                 binwidth=0.3, fill = "#B8B8FF") +
  scale_x_continuous(limits = c(-100, 100))+
  labs(x = "x", 
       y = "f()",
       subtitle = "n = 10000")+ 
  theme_light()
grafica_t

(grafica100000 | grafica_t)
## ---- chunk 35
caras_del_dado <- 1:6
num_dados <- 2
num_sim <- 100000
vector_simuls <- c()
for(i in 1:num_sim){
  simulacion <- sample(x = caras_del_dado, size = num_dados, replace = TRUE)
  valor_simulacion <- sum(simulacion)
  vector_simuls <- c(vector_simuls,valor_simulacion)
}

df <- data.frame(producto = vector_simuls)
grafica1 <- df %>% ggplot() +
  geom_histogram(aes(x = producto,
                     y=..count../sum(..count..)),
                 size=1, fill = "pink") +
  ggtitle("Densidad de la suma n=100000") +
  ylab("f") + xlab("suma") + theme_light()
grafica1

## ---- chunk 36
primerdado <- c(5,5,5,5,5,5)
segundodado <- c(2,2,2,6,6,6)
simuls <- 100000

d14 <- replicate(simuls,{
  Y <- sample(primerdado,1,replace = TRUE) + sample(segundodado,1,replace = TRUE)
  Y
})

df14 <- data.frame(d14)
grafica14 <- ggplot(df14) + geom_histogram(aes(x=d14), fill="gold")
grafica14
## ---- chunk 37
primerdado <- c(1,2,2,3,3,4)
segundodado <- c(1,3,4,5,6,8)

simuls <- 100000
d15 <- replicate(simuls,{
  z <- sample(primerdado,1,replace = TRUE) + sample(segundodado,1,replace = TRUE)
  z
})

df15 <- data.frame(d15)
grafica15 <- ggplot(df15) + geom_histogram(aes(x=d15), fill="red")

grafica15
## ---- chunk 38
(grafica1 | grafica15 ) / (grafica14)
